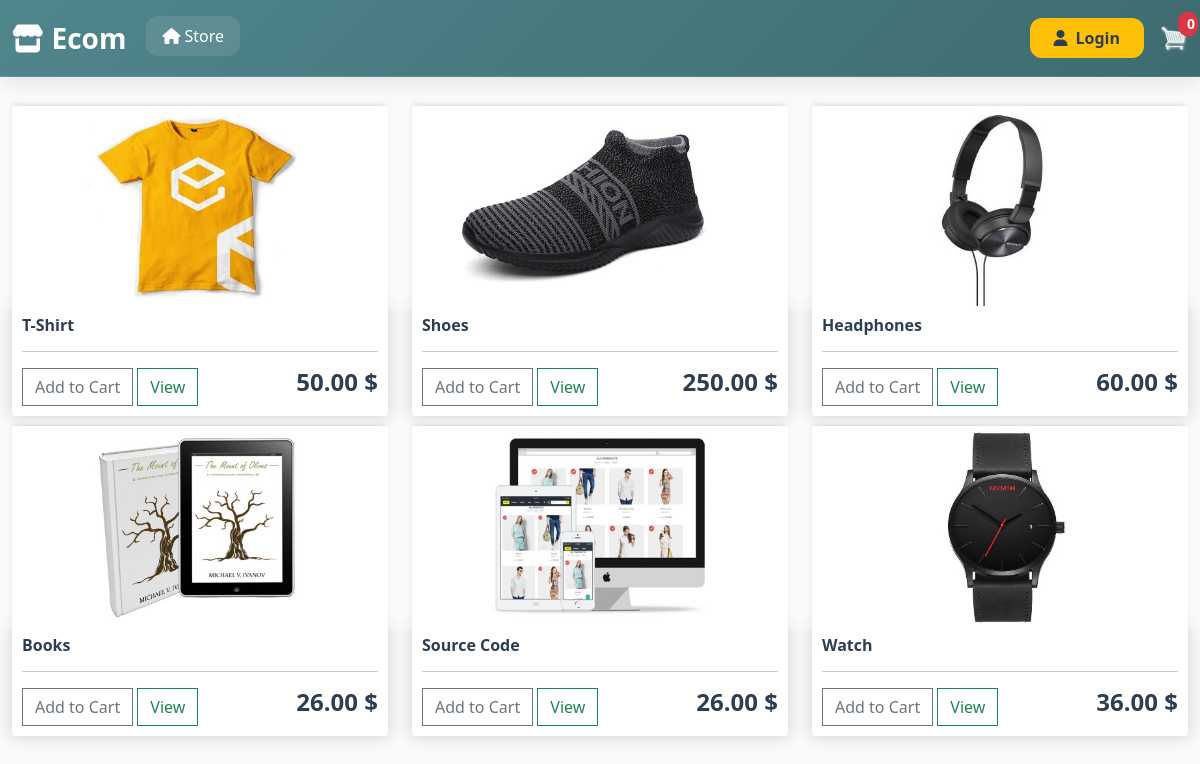
The page / on the database its author committed.
### store/models.py (models this page shows, shortened)
class Product(models.Model):
    name = models.CharField(max_length=200, null=True)
    price = models.FloatField()
    digital = models.BooleanField(default=False, null=True, blank=False)
    image = models.ImageField(null=True, blank=True)
    @property
    def imageURL(self):
        try:
            url = self.image.url
        except:
            url = ''
        return url

### store/views.py (the view)
# urls.py: path('', include('store.urls')),
def store(request):
    if request.user.is_authenticated:
        Customer = request.user.customer
        order, created = Order.objects.get_or_create(customer=Customer, complete=False)
        items = order.orderitem_set.all()
        cartIitems = order.get_cart_items
    else:
        items = []
        order = {'get_total_cart': 0, 'get_cart_items': 0}
        cartIitems = order['get_cart_items']
    Products = Product.objects.all()
    context = {'Products': Products ,'cartIitems': cartIitems}
    return render(request, 'store/store.html', context)

### store/templates/store/store.html
{% extends 'store/main.html' %} {% load static %} {% block content %}
<div class="row">
  {% for product in Products %}
  <div class="col-lg-4">
    <img class="thumbnail" src="{{product.imageURL}}" />
    <div class="box-element product">
      <h6><strong>{{product.name}}</strong></h6>
      <hr />
      <button
        data-product="{{product.id}}"
        data-action="add"
        class="btn btn-outline-secondary add-btn update-cart"
      >
        Add to Cart
      </button>
      <a class="btn btn-outline-success" href="#">View</a>
      <h4 style="display: inline-block; float: right">
        <strong>{{product.price|floatformat:2}} $</strong>
      </h4>
    </div>
  </div>
  {% endfor %}
</div>
{% endblock content %}

### static/css/main.css (style rules this page uses)
:root { --primary-color: #4f868c; --primary-hover: #3d6b70; --accent-color: #ffc107; --accent-hover: #e0a800; --text-dark: #2c3e50; --text-light: #ffffff; --bg-light: #fafafa; --shadow-light: rgba(0, 0, 0, 0.1); --shadow-medium: rgba(0, 0, 0, 0.15); --border-radius: 12px; --transition: all 0.3s cubic-bezier(0.4, 0, 0.2, 1); }
body { background-color: var(--bg-light); font-family: "Segoe UI", Tahoma, Geneva, Verdana, sans-serif; }
h1,h2,h3,h4,h5,h6 { color:hsl(0, 0%, 30%); }
.box-element { box-shadow:hsl(0, 0%, 80%) 0 0 16px; background-color: #fff; border-radius: 4px; padding: 10px; }
.thumbnail { width: 100%; height: 200px; -webkit-box-shadow: -1px -3px 5px -2px rgba(214,214,214,1); -moz-box-shadow: -1px -3px 5px -2px rgba(214,214,214,1); box-shadow: -1px -3px 5px -2px rgba(214,214,214,1); }
.product { border-radius: 0 0 4px 4px; }
.col-lg-4, .col-lg-6, .col-lg-8, .col-lg-12 { margin-top: 10px; }
.btn { border-radius: 0; }
h1, h2, h3, h4, h5, h6 { color: var(--text-dark); }

### rows shown on the page
Product: imageURL (picture), name "T-Shirt", price "50.00"
Product: imageURL (picture), name "Shoes", price "250.00"
Product: imageURL (picture), name "Headphones", price "60.00"
Product: imageURL (picture), name "Books", price "26.00"
Product: imageURL (picture), name "Source Code", price "26.00"
Product: imageURL (picture), name "Watch", price "36.00"

### other values the page prints
{{ cartIitems }} "0"
